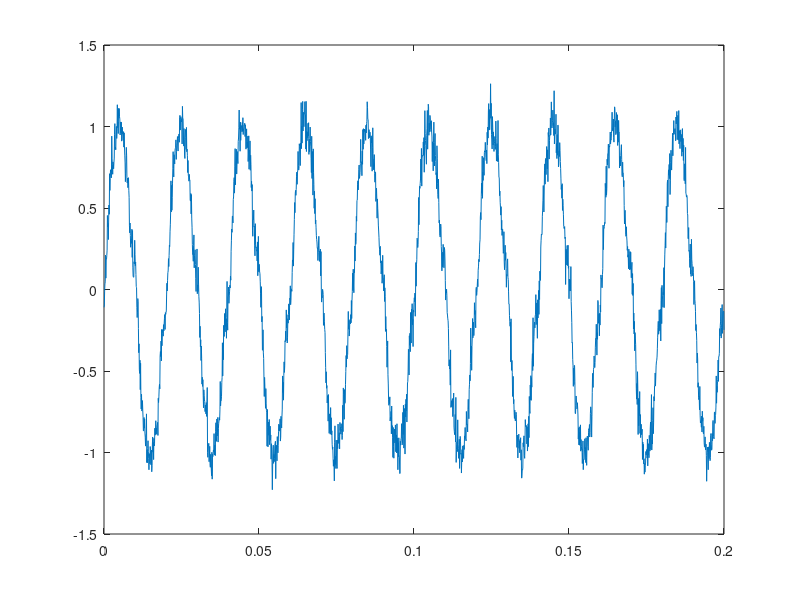
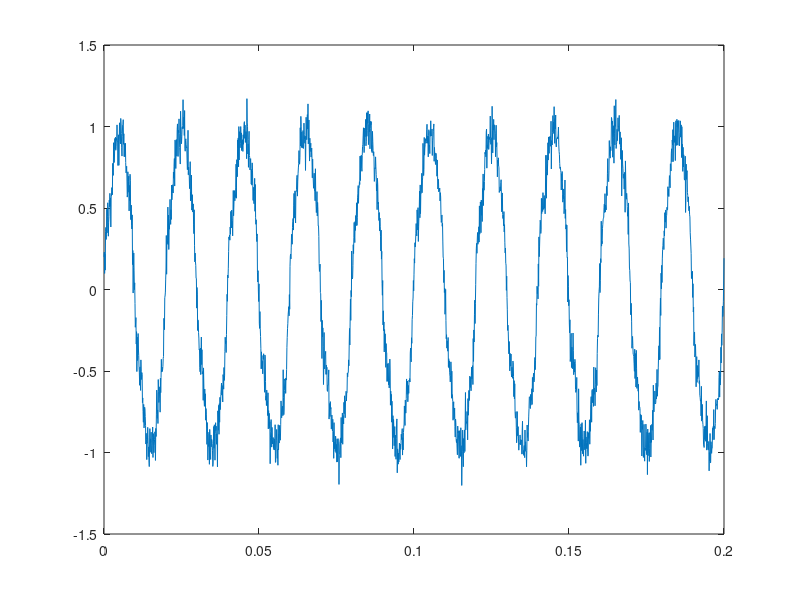
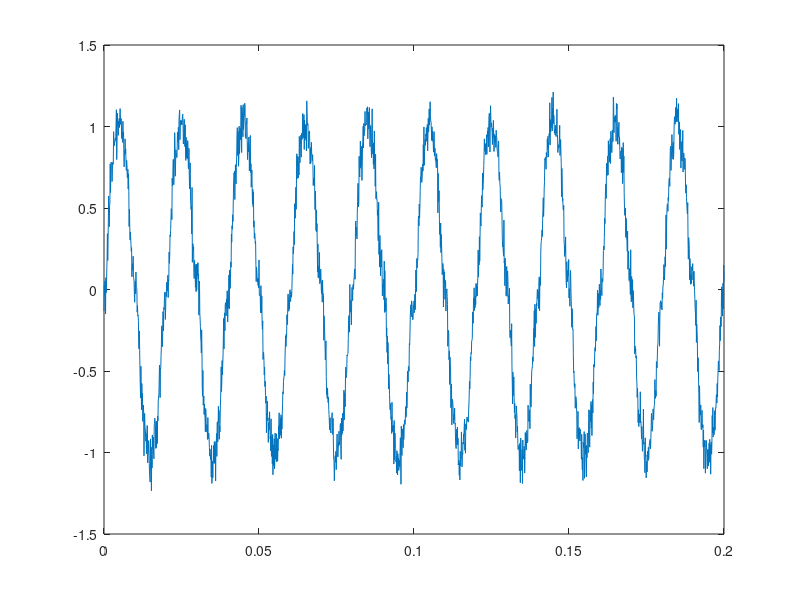
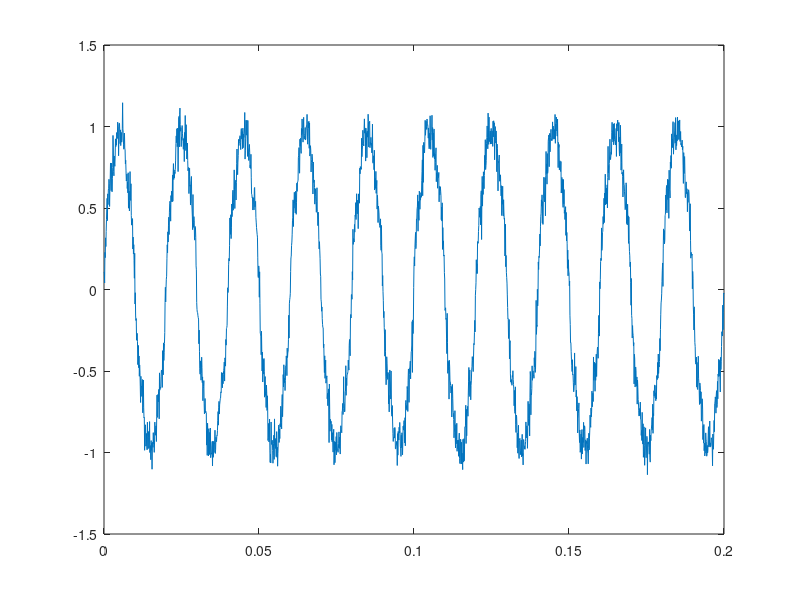

MATLAB code to generate these figures, in order:
% function xs = c7_harmonics( )

clc;
clear all;
close all;

count = 0;
t=0:0.0001:.2;
xs = zeros(900, 3200);
SNR = 20;

flag=0;
for alpha3=0.05:0.03:0.15
    for alpha5=0.05:0.04:0.15
        for alpha7=0.05:0.05:0.15
            for vn=-180:60:180

                x=@(t) (sin(2*pi*50*t) + alpha3*sin(3*2*pi*50*t-vn) + alpha5*sin(5*2*pi*50*t-vn) + alpha7*sin(7*2*pi*50*t-vn)); %% Generated Signal
                flag=flag+1;
                count = count + 1;

                % Add 20 dB Gaussian noise to the signal
%                 SNR = 10; % Signal-to-noise ratio in dB
                x_20 = awgn(x(t), SNR, 'measured');

                % Visualization
                if flag > 0 && flag < 20
                    figure(flag)
%                     plot(t,x(t));
                    plot(t,x_20)
                    hold on;
                end

                %sampling
                fs=16000-1;
                ts=0:1/fs:0.2;
                xs_temp(flag,:)=x(ts);
                xs_temp_20(flag,:) = awgn(x(ts), SNR, 'measured');

            end
        end
    end
end
xs(1:100,:) = xs_temp(1:100,:);
xs_20 = xs_temp_20(1:100,:);

flag=0;
F = 48;
for alpha3=0.05:0.03:0.15
    for alpha5=0.05:0.04:0.15
        for alpha7=0.05:0.05:0.15
            for vn=-180:60:180

                x=@(t) (sin(2*pi*F*t) + alpha3*sin(3*2*pi*F*t-vn) + alpha5*sin(5*2*pi*F*t-vn) + alpha7*sin(7*2*pi*F*t-vn)); %% Generated Signal
                flag=flag+1;
                count = count + 1;

                % Add 20 dB Gaussian noise to the signal
%                 SNR = 10; % Signal-to-noise ratio in dB
%                 x_20 = awgn(x(t), SNR, 'measured');

                % Visualization
%                 if flag > 100 && flag < 120
%                     figure(flag)
%                     plot(t,x(t));
% %                     plot(t,x_20);
%                     hold on;
%                 end

                %sampling
                fs=16000-1;
                ts=0:1/fs:0.2;
                xs_temp(flag,:)=x(ts);
                xs_temp_20(flag,:) = awgn(x(ts), SNR, 'measured');

            end
        end
    end
end
xs(101:200,:) = xs_temp(1:100,:);
xs_20 = [xs_20; xs_temp_20(1:100,:)];

flag=0;
F = 48.5;
for alpha3=0.05:0.03:0.15
    for alpha5=0.05:0.04:0.15
        for alpha7=0.05:0.05:0.15
            for vn=-180:60:180

                x=@(t) (sin(2*pi*F*t) + alpha3*sin(3*2*pi*F*t-vn) + alpha5*sin(5*2*pi*F*t-vn) + alpha7*sin(7*2*pi*F*t-vn)); %% Generated Signal
                flag=flag+1;
                count = count + 1;

                % Add 20 dB Gaussian noise to the signal
%                 SNR = 10; % Signal-to-noise ratio in dB
%                 x_20 = awgn(x(t), SNR, 'measured');

                % Visualization
%                 if flag > 100 && flag < 120
%                     figure(flag)
%                     plot(t,x(t));
% %                     plot(t,x_20);
%                     hold on;
%                 end

                %sampling
                fs=16000-1;
                ts=0:1/fs:0.2;
                xs_temp(flag,:)=x(ts);
                xs_temp_20(flag,:) = awgn(x(ts), SNR, 'measured');

            end
        end
    end
end
xs(201:300,:) = xs_temp(1:100,:);
xs_20 = [xs_20; xs_temp_20(1:100,:)];

flag=0;
F = 49;
for alpha3=0.05:0.03:0.15
    for alpha5=0.05:0.04:0.15
        for alpha7=0.05:0.05:0.15
            for vn=-180:60:180

                x=@(t) (sin(2*pi*F*t) + alpha3*sin(3*2*pi*F*t-vn) + alpha5*sin(5*2*pi*F*t-vn) + alpha7*sin(7*2*pi*F*t-vn)); %% Generated Signal
                flag=flag+1;
                count = count + 1;

                % Add 20 dB Gaussian noise to the signal
%                 SNR = 10; % Signal-to-noise ratio in dB
%                 x_20 = awgn(x(t), SNR, 'measured');

                %sampling
                fs=16000-1;
                ts=0:1/fs:0.2;
                xs_temp(flag,:)=x(ts);
              xs_temp_20(flag,:) = awgn(x(ts), SNR, 'measured');

            end
        end
    end
end
xs(301:400,:) = xs_temp(1:100,:);
xs_20 = [xs_20; xs_temp_20(1:100,:)];

flag=0;
F = 49.5;
for alpha3=0.05:0.03:0.15
    for alpha5=0.05:0.04:0.15
        for alpha7=0.05:0.05:0.15
            for vn=-180:60:180

                x=@(t) (sin(2*pi*F*t) + alpha3*sin(3*2*pi*F*t-vn) + alpha5*sin(5*2*pi*F*t-vn) + alpha7*sin(7*2*pi*F*t-vn)); %% Generated Signal
                flag=flag+1;
                count = count + 1;

                % Add 20 dB Gaussian noise to the signal
%                 SNR = 10; % Signal-to-noise ratio in dB
%                 x_20 = awgn(x(t), SNR, 'measured');

                %sampling
                fs=16000-1;
                ts=0:1/fs:0.2;
                xs_temp(flag,:)=x(ts);
              xs_temp_20(flag,:) = awgn(x(ts), SNR, 'measured');

            end
        end
    end
end
xs(401:500,:) = xs_temp(1:100,:);
xs_20 = [xs_20; xs_temp_20(1:100,:)];

flag=0;
F = 50.5;
for alpha3=0.05:0.03:0.15
    for alpha5=0.05:0.04:0.15
        for alpha7=0.05:0.05:0.15
            for vn=-180:60:180

                x=@(t) (sin(2*pi*F*t) + alpha3*sin(3*2*pi*F*t-vn) + alpha5*sin(5*2*pi*F*t-vn) + alpha7*sin(7*2*pi*F*t-vn)); %% Generated Signal
                flag=flag+1;
                count = count + 1;

                % Add 20 dB Gaussian noise to the signal
%                 SNR = 10; % Signal-to-noise ratio in dB
%                 x_20 = awgn(x(t), SNR, 'measured');

                %sampling
                fs=16000-1;
                ts=0:1/fs:0.2;
                xs_temp(flag,:)=x(ts);
              xs_temp_20(flag,:) = awgn(x(ts), SNR, 'measured');

            end
        end
    end
end
xs(501:600,:) = xs_temp(1:100,:);
xs_20 = [xs_20; xs_temp_20(1:100,:)];

flag=0;
F = 51;
for alpha3=0.05:0.03:0.15
    for alpha5=0.05:0.04:0.15
        for alpha7=0.05:0.05:0.15
            for vn=-180:60:180

                x=@(t) (sin(2*pi*F*t) + alpha3*sin(3*2*pi*F*t-vn) + alpha5*sin(5*2*pi*F*t-vn) + alpha7*sin(7*2*pi*F*t-vn)); %% Generated Signal
                flag=flag+1;
                count = count + 1;

                % Add 20 dB Gaussian noise to the signal
%                 SNR = 10; % Signal-to-noise ratio in dB
%                 x_20 = awgn(x(t), SNR, 'measured');

                %sampling
                fs=16000-1;
                ts=0:1/fs:0.2;
                xs_temp(flag,:)=x(ts);
              xs_temp_20(flag,:) = awgn(x(ts), SNR, 'measured');

            end
        end
    end
end
xs(601:700,:) = xs_temp(1:100,:);
xs_20 = [xs_20; xs_temp_20(1:100,:)];


flag=0;
F = 51.5;
for alpha3=0.05:0.03:0.15
    for alpha5=0.05:0.04:0.15
        for alpha7=0.05:0.05:0.15
            for vn=-180:60:180

                x=@(t) (sin(2*pi*F*t) + alpha3*sin(3*2*pi*F*t-vn) + alpha5*sin(5*2*pi*F*t-vn) + alpha7*sin(7*2*pi*F*t-vn)); %% Generated Signal
                flag=flag+1;
                count = count + 1;

                % Add 20 dB Gaussian noise to the signal
%                 SNR = 10; % Signal-to-noise ratio in dB
%                 x_20 = awgn(x(t), SNR, 'measured');

                %sampling
                fs=16000-1;
                ts=0:1/fs:0.2;
                xs_temp(flag,:)=x(ts);
              xs_temp_20(flag,:) = awgn(x(ts), SNR, 'measured');

            end
        end
    end
end
xs(701:800,:) = xs_temp(1:100,:);
xs_20 = [xs_20; xs_temp_20(1:100,:)];

flag=0;
F = 52;
for alpha3=0.05:0.03:0.15
    for alpha5=0.05:0.04:0.15
        for alpha7=0.05:0.05:0.15
            for vn=-180:60:180

                x=@(t) (sin(2*pi*F*t) + alpha3*sin(3*2*pi*F*t-vn) + alpha5*sin(5*2*pi*F*t-vn) + alpha7*sin(7*2*pi*F*t-vn)); %% Generated Signal
                flag=flag+1;
                count = count + 1;

                % Add 20 dB Gaussian noise to the signal
%                 SNR = 10; % Signal-to-noise ratio in dB
%                 x_20 = awgn(x(t), SNR, 'measured');

                %sampling
                fs=16000-1;
                ts=0:1/fs:0.2;
                xs_temp(flag,:)=x(ts);
              xs_temp_20(flag,:) = awgn(x(ts), SNR, 'measured');

            end
        end
    end
end
xs(801:900,:) = xs_temp(1:100,:);
xs_20 = [xs_20; xs_temp_20(1:100,:)];


% shuffling dataset
% Get the number of rows in the matrix
numRows = size(xs, 1);

% Generate a random permutation of row indices
shuffledIndices = randperm(numRows);

% Shuffle the rows of the matrix based on the shuffled indices
xs = xs(shuffledIndices, :);
xs_20 = xs_20(shuffledIndices, :);


% csvwrite('dataset7_20db.csv', xs_20);
% csvwrite('dataset7_freq.csv', xs);

